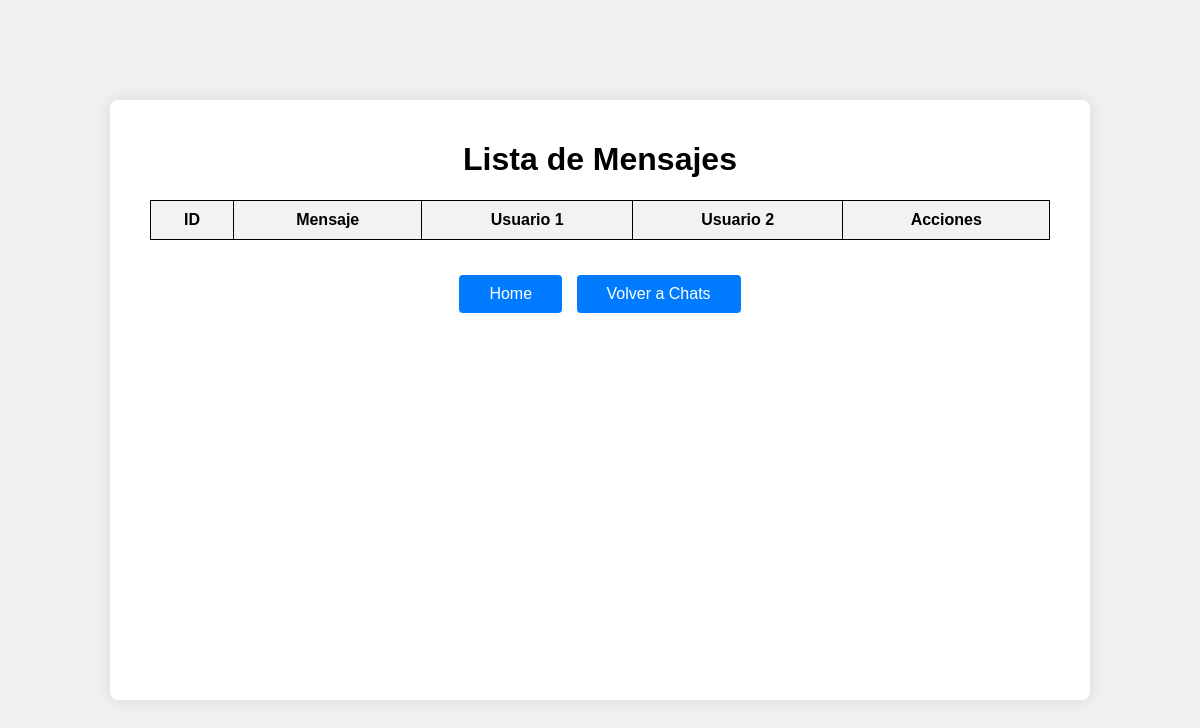
Page /mensajes on the earlier database version.
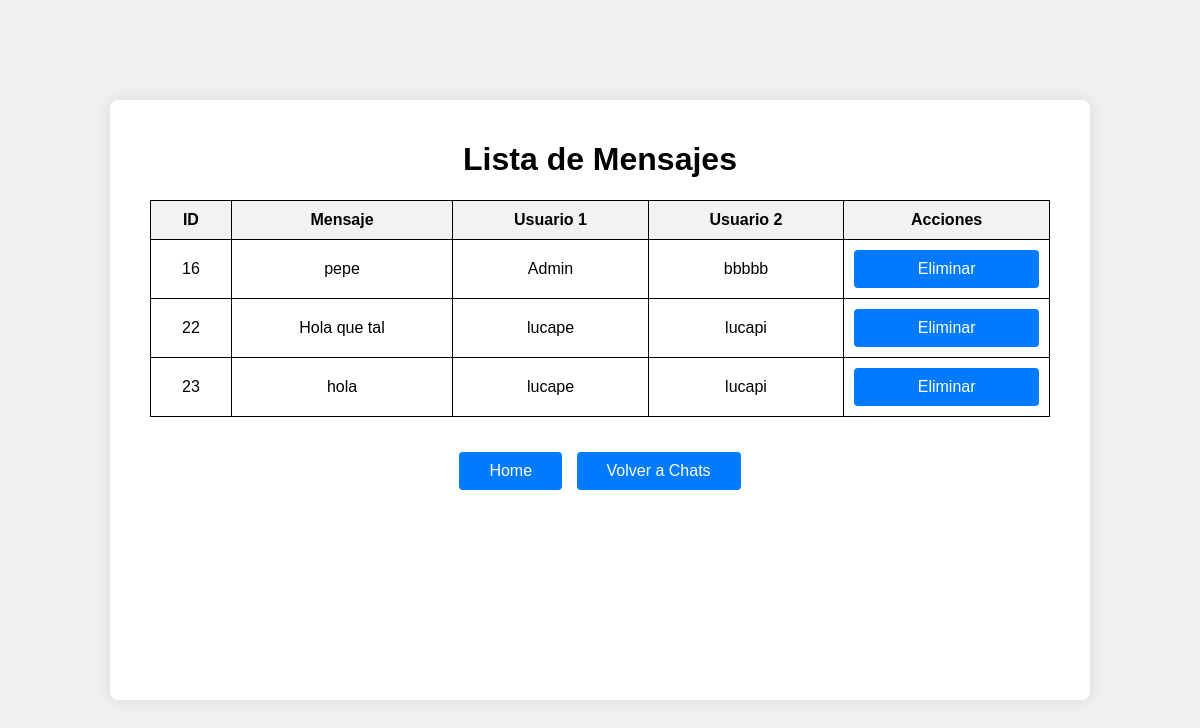
Same page on the later database version.
### tables this page shows
CREATE TABLE users(
    id INTEGER PRIMARY KEY AUTOINCREMENT,
    username string UNIQUE, 
    pwd string NOT NULL,
    salt string NOT NULL,
    rol string NOT NULL,
    correo string NOT NULL,
    public_ip string NULL);

### app.py (the view)
@app.route("/mensajes")
def mensajescomprobacion():
    mensajes_desencriptados = app_admin.mensajescomprobacion_admin(c2)
    return render_template("mensajes.html", mensajes=mensajes_desencriptados)

### db_functions/user_functions.py (called while the page is built)
def get_name_by_id(user_id):
    conn = sql.connect('cripto.sqlite')
    conn.row_factory = sql.Row
    cursor = conn.cursor()
    cursor.execute('SELECT username FROM users WHERE id = ?', (user_id,))
    return cursor.fetchone()

### templates/mensajes.html (shortened to what this page needs)
<!DOCTYPE html>
<html lang="es">
<head>
    <link rel="stylesheet" href="{{ url_for('static', filename='style/chatc.css') }}">
</head>
<body>
    <div class="container2">
        <h1>Lista de Mensajes</h1>
        <table>
            <thead>
                <tr>
                    <th>ID</th>
                    <th>Mensaje</th>
                    <th>Usuario 1</th>
                    <th>Usuario 2</th>
                    <th>Acciones</th>
                </tr>
            </thead>
            <tbody>
                {% for mensaje in mensajes %}
                <tr>
                    <td>{{ mensaje.id }}</td>
                    <td>{{ mensaje.mensaje }}</td>
                    <td>{{ mensaje.sender_id }}</td>
                    <td>{{ mensaje.recipient_id }}</td>
                    <td>
                        <form action="{{ url_for('eliminar_mensaje', mensaje_id=mensaje.id) }}" method="post" style="display:inline;">
                            <button type="submit">Eliminar</button>
                        </form>
                    </td>
                </tr>
                {% endfor %}
            </tbody>
        </table>
        <div class="links">
            <a href="/home" class="botonesheader">Home</a>
            <a href="/chat" class="botonesheader">Volver a Chats</a>
        </div>
    </div>
</body>
</html>

Differences in the rows shown:
now on this page (row unchanged): users: sender_id "Admin"
now on this page (row unchanged): users: recipient_id "bbbbb"
added users: sender_id "lucape" "lucape"
added users: recipient_id "lucapi" "lucapi"
Other differences:
new list line: "16 pepe Eliminar"
new list line: "22 Hola que tal Eliminar"
new list line: "23 hola Eliminar"
